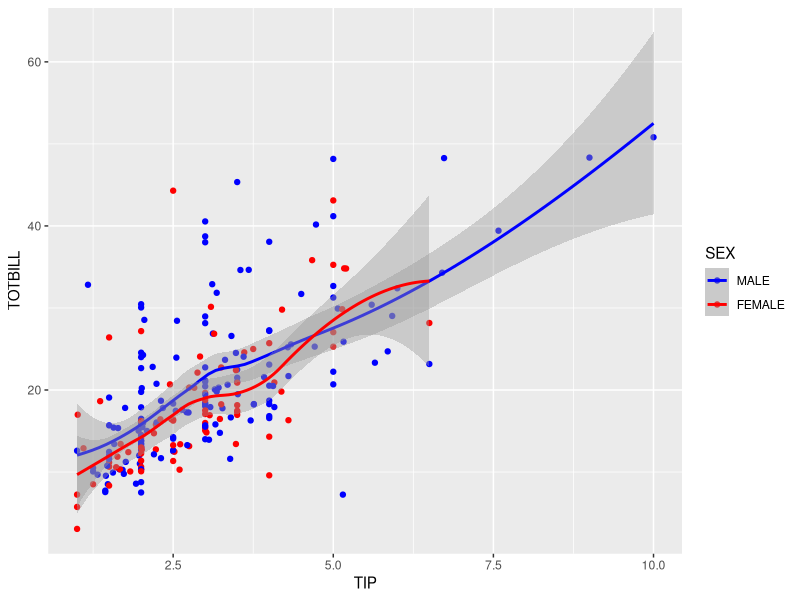
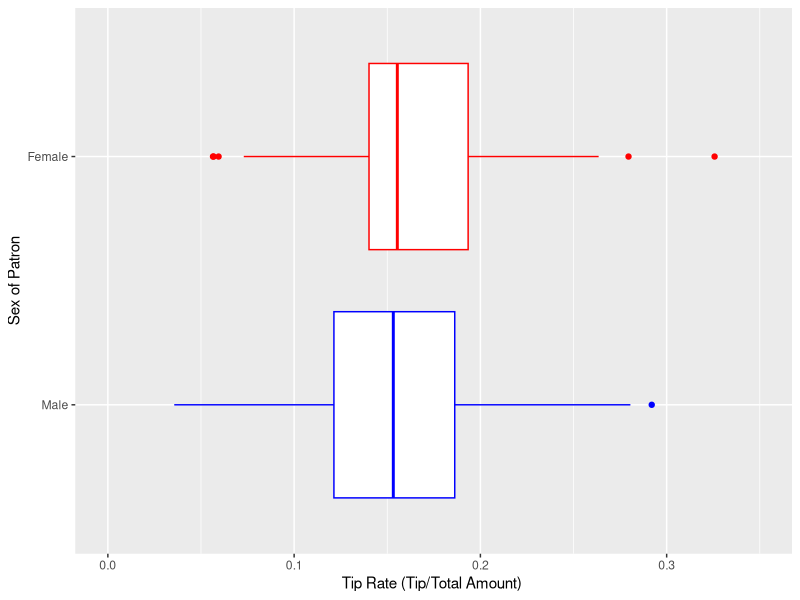
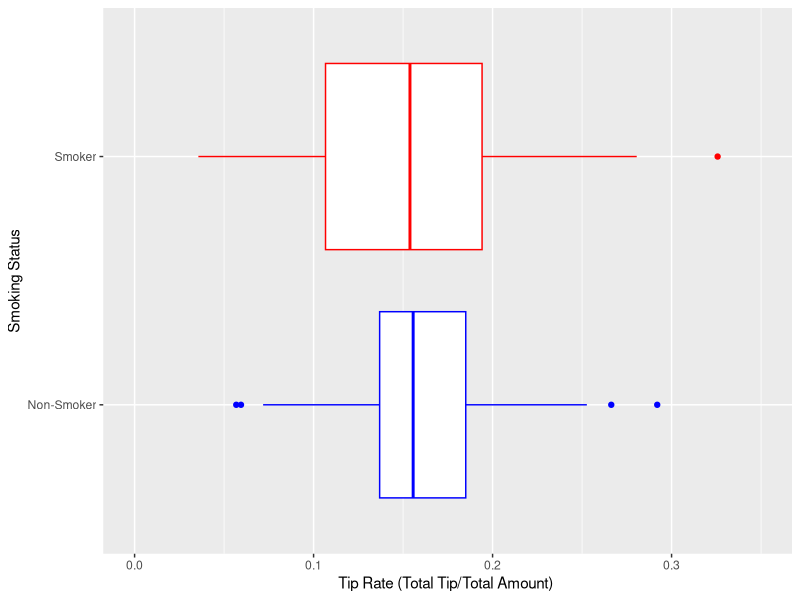
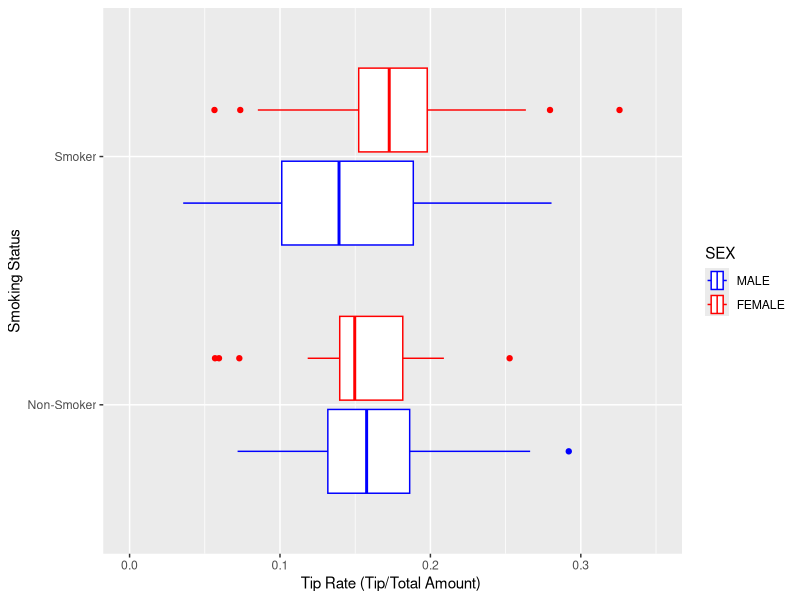
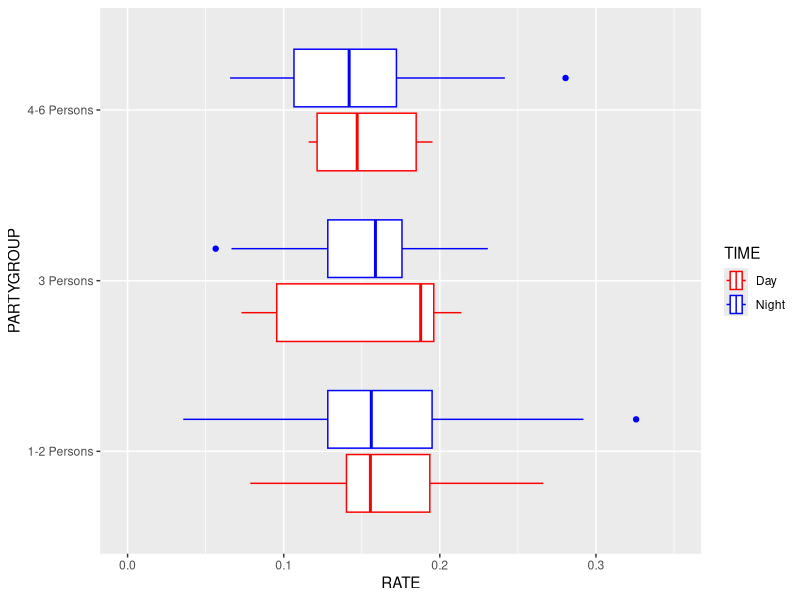
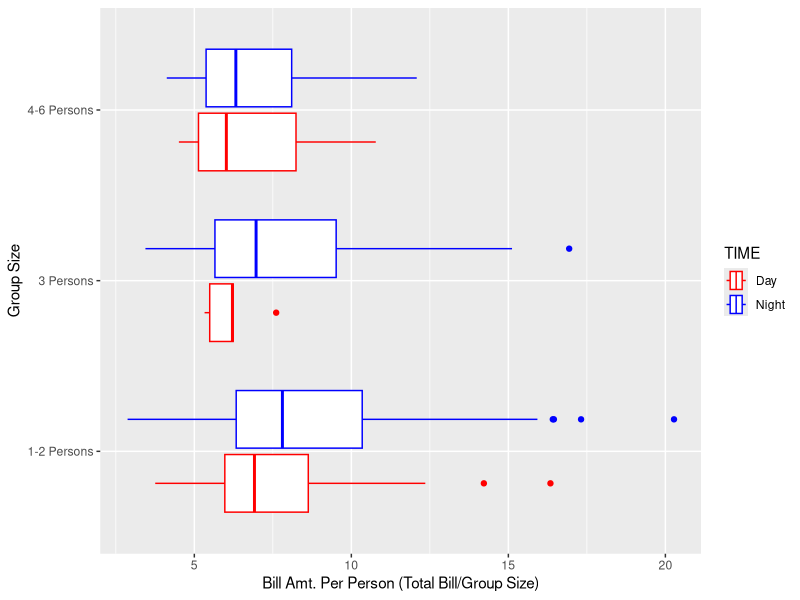

Generate these figures, in order, with R:
## ---- chunk 1
knitr::opts_chunk$set(echo = TRUE)
library(ggplot2)
library(plyr)
library(dplyr)

## ---- chunk 2
tips <- read.csv("data/tips.csv", header = TRUE)


tips$SEX = as.factor(tips$SEX)
tips$SMOKER = as.factor(tips$SMOKER)
tips$TIME = as.factor(tips$TIME)
## ---- chunk 3

tipPlot <- ggplot(tips, aes(TIP, TOTBILL, color = SEX)) + 
  geom_point() + 
  geom_smooth() + 
  scale_color_manual(labels = c("MALE", "FEMALE"), values = c("blue", "red")) 

tipPlot
## ---- chunk 4
tips$RATE = tips$TIP / tips$TOTBILL

sexPlot <- ggplot(tips, aes(RATE, SEX)) + 
  geom_boxplot(aes(colour = SEX)) + 
  scale_color_manual(labels = c("MALE", "FEMALE"), values = c("blue", "red")) + 
  labs(x = "Tip Rate (Tip/Total Amount) ", y = "Sex of Patron") + 
  scale_y_discrete(labels = c("Male", "Female")) + 
  theme(legend.position = "none") + 
  xlim(0, 0.35)

sexPlot
## ---- chunk 5
smokerPlot <- ggplot(tips, aes(RATE, SMOKER, color = SMOKER)) +
  geom_boxplot() + 
  scale_color_manual(labels=c("MALE", "FEMALE"), values = c("blue", "red")) + 
  labs(x = "Tip Rate (Total Tip/Total Amount) ", y = "Smoking Status") + 
  scale_y_discrete(labels= c("Non-Smoker", "Smoker")) + 
  theme(legend.position = "none") + 
  xlim(0, 0.35)

smokerPlot
## ---- chunk 6
smokerSexPlot <- ggplot(tips, aes(RATE, SMOKER, color = SEX)) + 
  geom_boxplot() + 
  scale_color_manual(labels = c("MALE", "FEMALE"), values = c("blue", "red")) + 
  labs(x = "Tip Rate (Tip/Total Amount) ", y = "Smoking Status") + 
  scale_y_discrete(labels = c("Non-Smoker", "Smoker")) + 
  xlim(0, 0.35)

smokerSexPlot
## ---- chunk 7

tips = tips %>% mutate(PARTYGROUP = case_when(tips$SIZE < 3 ~ "1-2 Persons", tips$SIZE == 3 ~ "3 Persons",TRUE ~ "4-6 Persons"))
tips$PARTYGROUP = as.factor(tips$PARTYGROUP)

table(tips$SIZE)
table(tips$PARTYGROUP)
## ---- chunk 8
partyGroupTipRate = ggplot(tips, aes(RATE, PARTYGROUP, color = TIME)) + 
  geom_boxplot() + 
  scale_color_manual(labels = c("Day", "Night"), values = c("Red", "Blue")) + 
  xlim(0, 0.35)

partyGroupTipRate
## ---- chunk 9

tips$PERSONTOTAL = tips$TOTBILL/tips$SIZE

partyGroupTotalBill <- ggplot(tips, aes(PERSONTOTAL, PARTYGROUP, color = TIME)) + 
  geom_boxplot() + 
  scale_color_manual(labels = c("Day", "Night"), values = c("Red", "Blue")) + 
  labs(x = "Bill Amt. Per Person (Total Bill/Group Size)", y = "Group Size")

partyGroupTotalBill

